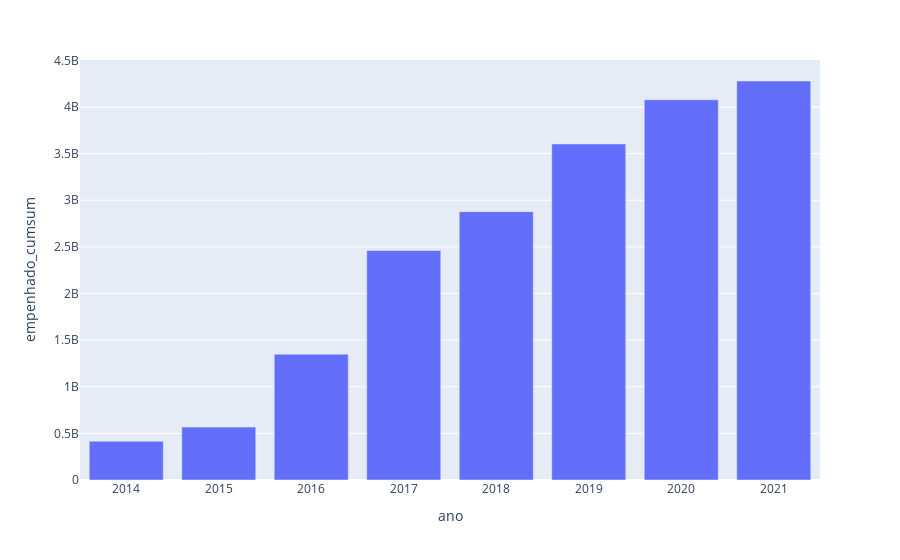

Notebook source saved alongside this figure:
### Code cell
px.bar(tamoios_ano,x='ano', y='empenhado_cumsum')

### Figure 1 — Plotly figure (JSON) as saved in the notebook; plotly's stock layout.template omitted (floating-point values rounded to 4 significant figures)
{"data": [{"alignmentgroup": "True", "hovertemplate": "ano=%{x}<br>empenhado_cumsum=%{y}<extra></extra>", "legendgroup": "", "marker": {"color": "#636efa"}, "name": "", "offsetgroup": "", "orientation": "v", "showlegend": false, "textposition": "auto", "type": "bar", "x": [2014, 2015, 2016, 2017, 2018, 2019, 2020, 2021], "xaxis": "x", "y": [415999104, 567532032, 1348863488, 2461175296, 2877756416, 3604054272, 4077540096, 4278639360], "yaxis": "y"}], "layout": {"autosize": true, "barmode": "relative", "legend": {"tracegroupgap": 0}, "margin": {"t": 60}, "xaxis": {"anchor": "y", "autorange": true, "domain": [0, 1], "range": [2014.0, 2022.0], "title": {"text": "ano"}, "type": "linear"}, "yaxis": {"anchor": "x", "autorange": true, "domain": [0, 1], "range": [0, 4504000000.0], "title": {"text": "empenhado_cumsum"}, "type": "linear"}}}
